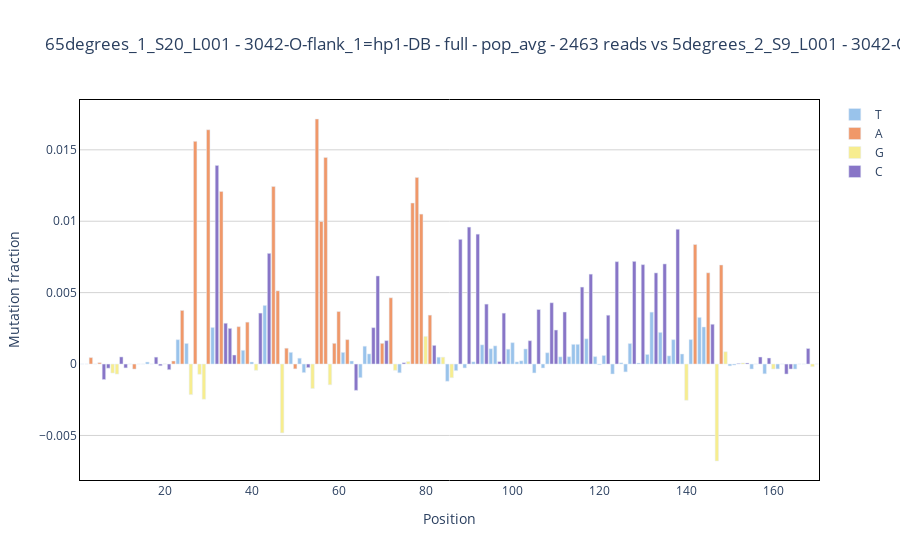

The notebook cell this image was saved under:
### Markdown cell above
## Mutation fraction delta

### Code cell
fig = study.mutation_fraction_delta(
    sample = ['65degrees_1_S20_L001','5degrees_2_S9_L001'],
    reference =  '3042-O-flank_1=hp1-DB',  # select one or multiple reference(s)             
    section='full',
    normalize = 0
)['fig'].show()
